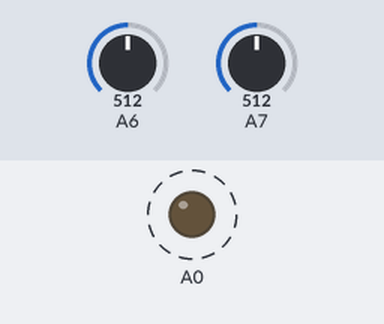
Bench run of a sketch on a simulated Arduino Nano, built with avr-gcc and run on an emulated ATmega328P. Parts: output pins drawn as LEDs (lit = HIGH). Dashed ring = blinking. Inputs (shaded band) come from the test bench; at power-on: A7 = 512, A6 = 512. No radio packets arrive unless stated; what the sketch prints to the serial monitor is not drawn.

Above: at 1.26 s.
1.3 s: A7 set to 716
4.3 s: A7 set to 306
Timing chart, 0 to 13.3 s (numbered marks = the images above; inputs shaded):
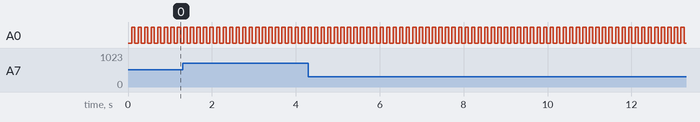

The sketch:

telecommande.ino
```cpp
#include <RF24.h>
#include <RF24_config.h>
#include <nRF24L01.h>
#include <printf.h>

#include <SPI.h>
#include "printf.h"
#include "RF24.h"

#define CE_PIN 9
#define CSN_PIN 10

// Used to control whether this node is sending or receiving
bool role = false;  // true = TX role, false = RX role
//bool role - true;

// Let these addresses be used for the pair
uint8_t address[][6] = { "1Node", "2Node" };
// It is very helpful to think of an address as a path instead of as
// an identifying device destination

// to use different addresses on a pair of radios, we need a variable to
// uniquely identify which address this radio will use to transmit
bool radioNumber = 1;  // 0 uses address[0] to transmit, 1 uses address[1] to transmit

struct {
  uint8_t dir1;
  uint8_t vitesse1;
  uint8_t dir2;
  uint8_t vitesse2;
  uint8_t checksum;
} payload;

uint8_t direction;

RF24 radio(CE_PIN, CSN_PIN);

bool ledstate = false;

void calcVitesses(uint8_t vitesse, uint8_t direction) {

  //uint8_t facteur = 100;
  uint8_t max = 255;

  if (vitesse >= 137) {
    // Avance
    Serial.println("Direction : avance.");
    payload.vitesse1 = map(vitesse, 127, 255, 0, max);
    payload.vitesse2 = payload.vitesse1;
    payload.dir1 = 1;
    payload.dir2 = 1;
  } else if (vitesse <= 117) {
    // Recule
    Serial.println("Direction : reculons.");
    payload.vitesse1 = map(vitesse, 0, 127, max, 0);
    payload.vitesse2 = payload.vitesse1;
    payload.dir1 = 0;
    payload.dir2 = 0;
  } else {
    Serial.println("Direction : Arret.");
    payload.vitesse1 = 0;
    payload.vitesse2 = 0;
    payload.dir1 = 2;
    payload.dir2 = 2;
  }

  if (direction > 137) {
    // moteur droit = arret
    payload.dir2 = 2;
    payload.vitesse2 = 0;
  } else if (direction < 117) {
    // moteur gauche = arret
    payload.dir1 = 2;
    payload.vitesse1 = 0;
  } else {
    // Tout droit
  }
}

void setup() {

  role = radioNumber;

  Serial.begin(115200);
  while (!Serial) {
    // some boards need to wait to ensure access to serial over USB
  }

  // initialize the transceiver on the SPI bus
  if (!radio.begin()) {
    Serial.println(F("radio hardware is not responding!!"));
    while (1) {}  // hold in infinite loop
  }

  // Set the PA Level low to try preventing power supply related problems
  // because these examples are likely run with nodes in close proximity to
  // each other.
  radio.setPALevel(RF24_PA_LOW);  // RF24_PA_MAX is default.

  // save on transmission time by setting the radio to only transmit the
  // number of bytes we need to transmit a float
  radio.setPayloadSize(sizeof(payload));  // float datatype occupies 4 bytes

  // set the TX address of the RX node into the TX pipe
  radio.openWritingPipe(address[radioNumber]);  // always uses pipe 0

  // set the RX address of the TX node into a RX pipe
  radio.openReadingPipe(1, address[!radioNumber]);  // using pipe 1

  // additional setup specific to the node's role
  if (role) {
    radio.stopListening();  // put radio in TX mode
  } else {
    radio.startListening();  // put radio in RX mode
  }

  pinMode(A6, INPUT);
  pinMode(A7, INPUT);

  pinMode(A0, OUTPUT);

  pinMode(A5, INPUT_PULLUP);
}

void loop() {

  direction = analogRead(A6) / 4;
  calcVitesses(analogRead(A7) / 4, direction);
  payload.checksum = payload.vitesse1 + payload.vitesse2 + payload.dir1 + payload.dir2;

  if (role) {
    // This device is a TX node

    unsigned long start_timer = micros();                  // start the timer
    bool report = radio.write(&payload, sizeof(payload));  // transmit & save the report
    unsigned long end_timer = micros();                    // end the timer

    if (report) {
      Serial.print(F("Transmission successful! "));  // payload was delivered
      Serial.print(F("Time to transmit = "));
      Serial.print(end_timer - start_timer);  // print the timer result
      Serial.println(F(" us. Sent: "));
      Serial.println(payload.vitesse1);  // print payload sent
      //Serial.println(payload.vitesse2);    // print payload sent
      Serial.println(payload.dir1);  // print payload sent
      //Serial.println(payload.dir2);    // print payload sent

      //Serial.println(payload.direction);  // print payload sent
      //Serial.println(payload.bouton);  // print payload sent

      if (ledstate) {
        digitalWrite(A0, HIGH);
        ledstate = 0;
      } else {
        digitalWrite(A0, LOW);
        ledstate = 1;
      }
      //payload += 0.01;          // increment float payload
    } else {
      Serial.println(F("Transmission failed or timed out"));  // payload was not delivered
    }

    // to make this example readable in the serial monitor
    delay(75);  // slow transmissions down by 1 second

  } /* else {
    // This device is a RX node

    uint8_t pipe;
    if (radio.available(&pipe)) {              // is there a payload? get the pipe number that recieved it
      uint8_t bytes = radio.getPayloadSize();  // get the size of the payload
      radio.read(&payload, bytes);             // fetch payload from FIFO
      Serial.print(F("Received "));
      Serial.print(bytes);  // print the size of the payload
      Serial.print(F(" bytes on pipe "));
      Serial.print(pipe);  // print the pipe number
      Serial.print(F(": "));
      Serial.println(payload);  // print the payload's value
    }
  }  // role*/
}
```

Measured:
- by itself, A0: alternates HIGH for 0.08 s and LOW for 0.08 s
